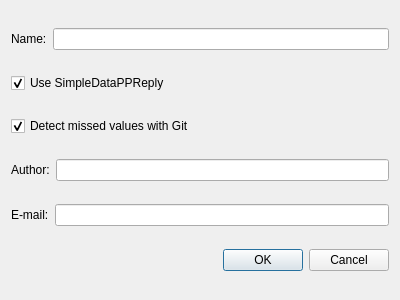
<?xml version="1.0" encoding="UTF-8"?>
<ui version="4.0">
 <class>ParametersDialog</class>
 <widget class="QDialog" name="ParametersDialog">
  <property name="geometry">
   <rect>
    <x>0</x>
    <y>0</y>
    <width>400</width>
    <height>300</height>
   </rect>
  </property>
  <property name="windowTitle">
   <string>Dialog</string>
  </property>
  <layout class="QVBoxLayout" name="verticalLayout">
   <item>
    <layout class="QHBoxLayout" name="horizontalLayout">
     <item>
      <widget class="QLabel" name="label">
       <property name="text">
        <string>Name:</string>
       </property>
      </widget>
     </item>
     <item>
      <widget class="QLineEdit" name="nameLineEdit"/>
     </item>
    </layout>
   </item>
   <item>
    <widget class="QCheckBox" name="simpleCheckBox">
     <property name="text">
      <string>Use SimpleDataPPReply</string>
     </property>
     <property name="checked">
      <bool>true</bool>
     </property>
    </widget>
   </item>
   <item>
    <widget class="QCheckBox" name="gitCheckBox">
     <property name="text">
      <string>Detect missed values with Git</string>
     </property>
     <property name="checked">
      <bool>true</bool>
     </property>
    </widget>
   </item>
   <item>
    <layout class="QHBoxLayout" name="horizontalLayout_2">
     <item>
      <widget class="QLabel" name="label_2">
       <property name="text">
        <string>Author:</string>
       </property>
      </widget>
     </item>
     <item>
      <widget class="QLineEdit" name="authorLineEdit"/>
     </item>
    </layout>
   </item>
   <item>
    <layout class="QHBoxLayout" name="horizontalLayout_3">
     <item>
      <widget class="QLabel" name="label_3">
       <property name="text">
        <string>E-mail:</string>
       </property>
      </widget>
     </item>
     <item>
      <widget class="QLineEdit" name="emailLineEdit"/>
     </item>
    </layout>
   </item>
   <item>
    <widget class="QDialogButtonBox" name="buttonBox">
     <property name="orientation">
      <enum>Qt::Horizontal</enum>
     </property>
     <property name="standardButtons">
      <set>QDialogButtonBox::Cancel|QDialogButtonBox::Ok</set>
     </property>
    </widget>
   </item>
  </layout>
 </widget>
 <resources/>
 <connections>
  <connection>
   <sender>buttonBox</sender>
   <signal>accepted()</signal>
   <receiver>ParametersDialog</receiver>
   <slot>accept()</slot>
   <hints>
    <hint type="sourcelabel">
     <x>248</x>
     <y>254</y>
    </hint>
    <hint type="destinationlabel">
     <x>157</x>
     <y>274</y>
    </hint>
   </hints>
  </connection>
  <connection>
   <sender>buttonBox</sender>
   <signal>rejected()</signal>
   <receiver>ParametersDialog</receiver>
   <slot>reject()</slot>
   <hints>
    <hint type="sourcelabel">
     <x>316</x>
     <y>260</y>
    </hint>
    <hint type="destinationlabel">
     <x>286</x>
     <y>274</y>
    </hint>
   </hints>
  </connection>
 </connections>
</ui>
